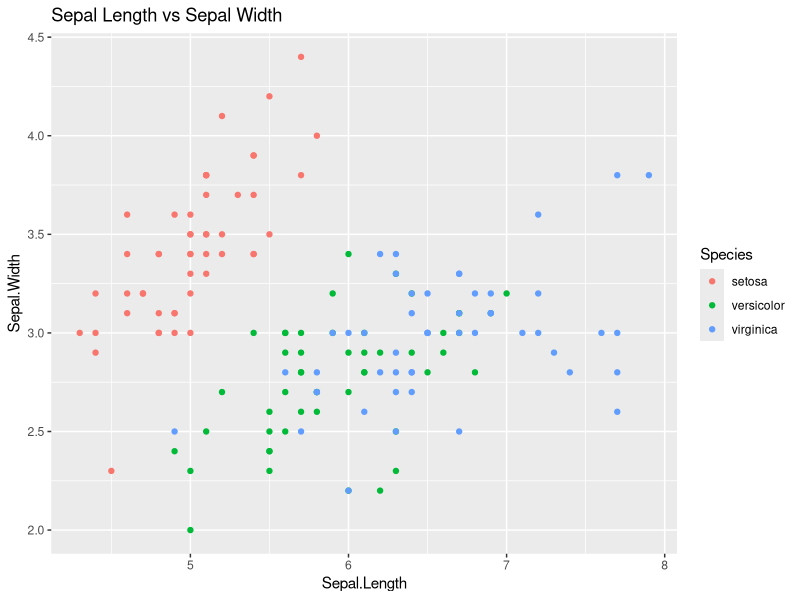
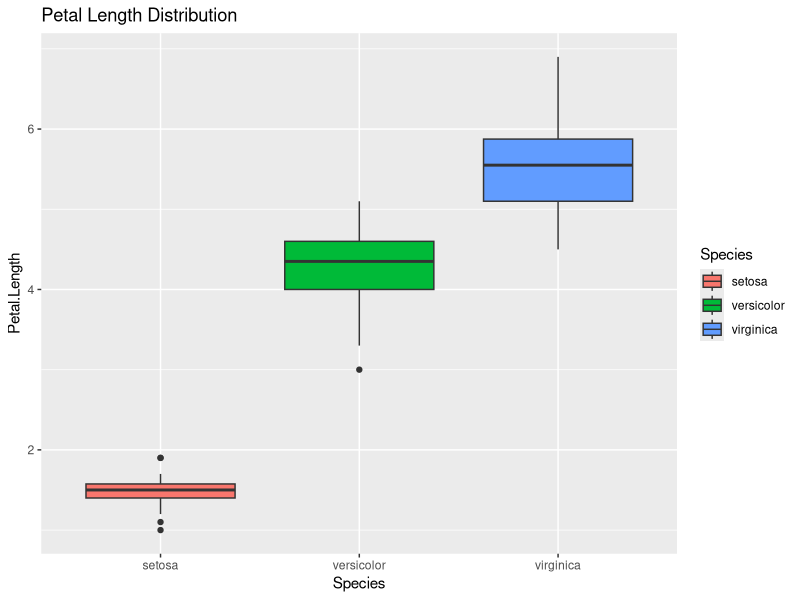
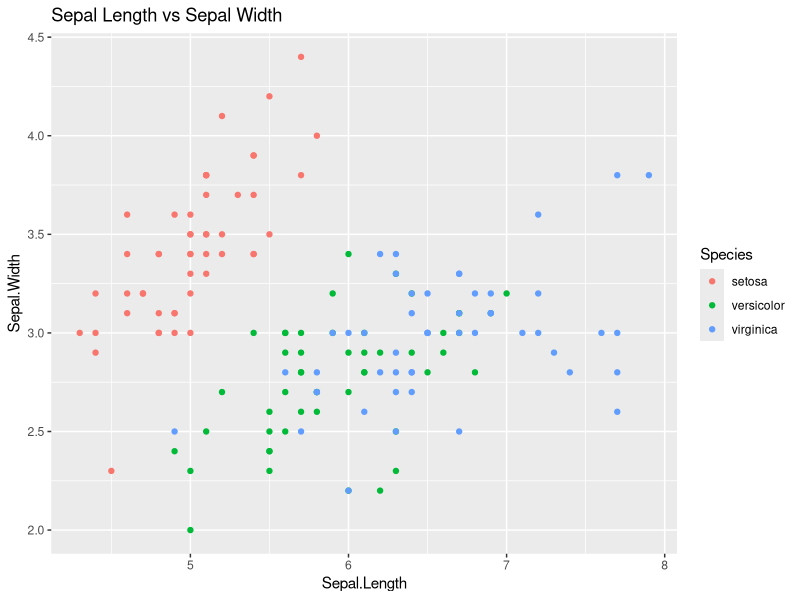
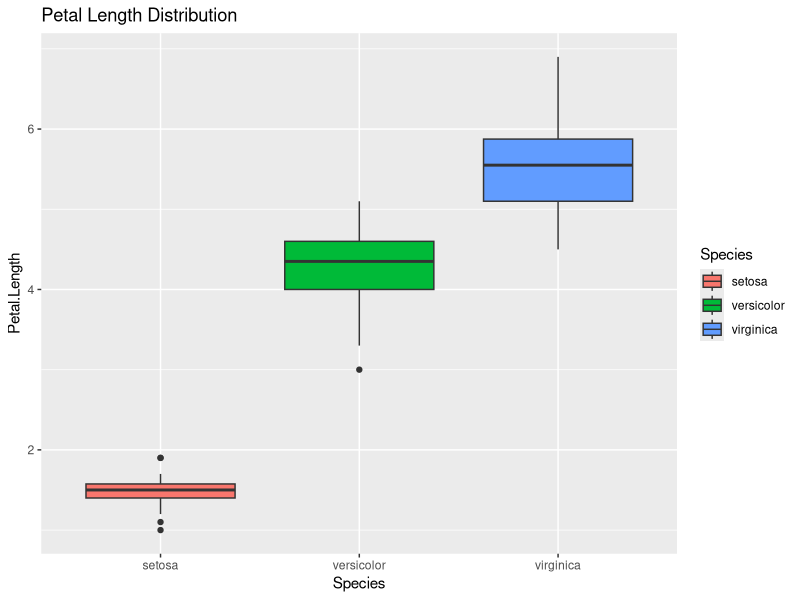

The R source for these figures, in order:
# Load libraries
library(ggplot2)

# Load dataset
df <- iris

#visualisation 1: Sepal Length vs Sepal Width
ggplot(df, aes(x = Sepal.Length, y = Sepal.Width, color = Species)) +
  geom_point() +
  labs(title = "Sepal Length vs Sepal Width")
ggsave("visualisation 1.png")

# visualisation 2: Petal Length by Species
ggplot(df, aes(x = Species, y = Petal.Length, fill = Species)) +
  geom_boxplot() +
  labs(title = "Petal Length Distribution")
ggsave("visualisation 2.png")

# Insights
cat("Insights:\n- Sepal Length vs Sepal Width varies by species.\n- Setosa has the shortest Petal Length, Virginica the longest.\n")

